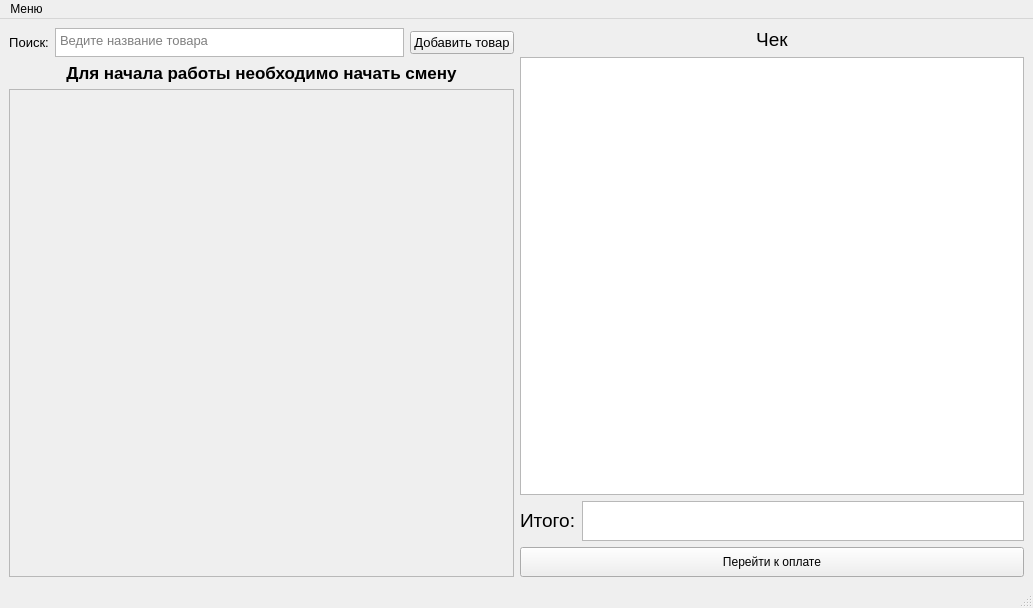
<?xml version="1.0" encoding="UTF-8"?>
<ui version="4.0">
 <class>MainWindow</class>
 <widget class="QMainWindow" name="MainWindow">
  <property name="geometry">
   <rect>
    <x>0</x>
    <y>0</y>
    <width>1033</width>
    <height>608</height>
   </rect>
  </property>
  <property name="windowTitle">
   <string>MainWindow</string>
  </property>
  <widget class="QWidget" name="centralwidget">
   <layout class="QHBoxLayout" name="horizontalLayout_3">
    <item>
     <layout class="QGridLayout" name="gridLayout_4">
      <item row="0" column="0">
       <layout class="QHBoxLayout" name="horizontalLayout_2">
        <item>
         <widget class="QLabel" name="label">
          <property name="font">
           <font>
            <pointsize>10</pointsize>
           </font>
          </property>
          <property name="text">
           <string>Поиск:</string>
          </property>
          <property name="alignment">
           <set>Qt::AlignCenter</set>
          </property>
         </widget>
        </item>
        <item>
         <widget class="QTextEdit" name="search">
          <property name="maximumSize">
           <size>
            <width>16777215</width>
            <height>29</height>
           </size>
          </property>
          <property name="font">
           <font>
            <pointsize>10</pointsize>
           </font>
          </property>
          <property name="focusPolicy">
           <enum>Qt::ClickFocus</enum>
          </property>
          <property name="toolTip">
           <string/>
          </property>
          <property name="statusTip">
           <string/>
          </property>
          <property name="whatsThis">
           <string/>
          </property>
          <property name="accessibleName">
           <string/>
          </property>
          <property name="accessibleDescription">
           <string/>
          </property>
          <property name="autoFillBackground">
           <bool>false</bool>
          </property>
          <property name="inputMethodHints">
           <set>Qt::ImhMultiLine</set>
          </property>
          <property name="verticalScrollBarPolicy">
           <enum>Qt::ScrollBarAlwaysOff</enum>
          </property>
          <property name="html">
           <string>&lt;!DOCTYPE HTML PUBLIC &quot;-//W3C//DTD HTML 4.0//EN&quot; &quot;http://www.w3.org/TR/REC-html40/strict.dtd&quot;&gt;
&lt;html&gt;&lt;head&gt;&lt;meta name=&quot;qrichtext&quot; content=&quot;1&quot; /&gt;&lt;style type=&quot;text/css&quot;&gt;
p, li { white-space: pre-wrap; }
&lt;/style&gt;&lt;/head&gt;&lt;body style=&quot; font-family:'MS Shell Dlg 2'; font-size:10pt; font-weight:400; font-style:normal;&quot;&gt;
&lt;p style=&quot;-qt-paragraph-type:empty; margin-top:0px; margin-bottom:0px; margin-left:0px; margin-right:0px; -qt-block-indent:0; text-indent:0px; font-size:8pt;&quot;&gt;&lt;br /&gt;&lt;/p&gt;&lt;/body&gt;&lt;/html&gt;</string>
          </property>
          <property name="placeholderText">
           <string>Ведите название товара</string>
          </property>
         </widget>
        </item>
        <item>
         <widget class="QPushButton" name="addItem">
          <property name="sizePolicy">
           <sizepolicy hsizetype="Minimum" vsizetype="Fixed">
            <horstretch>0</horstretch>
            <verstretch>0</verstretch>
           </sizepolicy>
          </property>
          <property name="font">
           <font>
            <pointsize>10</pointsize>
           </font>
          </property>
          <property name="text">
           <string>Добавить товар</string>
          </property>
         </widget>
        </item>
       </layout>
      </item>
      <item row="3" column="0">
       <widget class="QTableView" name="tableView">
        <property name="enabled">
         <bool>false</bool>
        </property>
        <property name="sizePolicy">
         <sizepolicy hsizetype="Expanding" vsizetype="Expanding">
          <horstretch>0</horstretch>
          <verstretch>0</verstretch>
         </sizepolicy>
        </property>
        <property name="maximumSize">
         <size>
          <width>16777215</width>
          <height>16777215</height>
         </size>
        </property>
        <property name="verticalScrollBarPolicy">
         <enum>Qt::ScrollBarAsNeeded</enum>
        </property>
        <property name="horizontalScrollBarPolicy">
         <enum>Qt::ScrollBarAlwaysOff</enum>
        </property>
        <property name="sizeAdjustPolicy">
         <enum>QAbstractScrollArea::AdjustIgnored</enum>
        </property>
       </widget>
      </item>
      <item row="1" column="0">
       <widget class="QLabel" name="shiftNeeded">
        <property name="enabled">
         <bool>true</bool>
        </property>
        <property name="sizePolicy">
         <sizepolicy hsizetype="Ignored" vsizetype="Maximum">
          <horstretch>0</horstretch>
          <verstretch>0</verstretch>
         </sizepolicy>
        </property>
        <property name="maximumSize">
         <size>
          <width>16777215</width>
          <height>21</height>
         </size>
        </property>
        <property name="font">
         <font>
          <pointsize>13</pointsize>
          <weight>75</weight>
          <bold>true</bold>
         </font>
        </property>
        <property name="text">
         <string>Для начала работы необходимо начать смену</string>
        </property>
        <property name="alignment">
         <set>Qt::AlignCenter</set>
        </property>
       </widget>
      </item>
     </layout>
    </item>
    <item>
     <layout class="QGridLayout" name="gridLayout_3">
      <property name="sizeConstraint">
       <enum>QLayout::SetNoConstraint</enum>
      </property>
      <item row="0" column="0">
       <layout class="QVBoxLayout" name="verticalLayout_2">
        <item>
         <widget class="QLabel" name="checkLabel">
          <property name="text">
           <string>&lt;html&gt;&lt;head/&gt;&lt;body&gt;&lt;p align=&quot;center&quot;&gt;&lt;span style=&quot; font-size:14pt;&quot;&gt;Чек&lt;/span&gt;&lt;/p&gt;&lt;/body&gt;&lt;/html&gt;</string>
          </property>
         </widget>
        </item>
        <item>
         <widget class="QTableWidget" name="check">
          <property name="horizontalScrollBarPolicy">
           <enum>Qt::ScrollBarAlwaysOff</enum>
          </property>
          <property name="editTriggers">
           <set>QAbstractItemView::NoEditTriggers</set>
          </property>
          <property name="selectionMode">
           <enum>QAbstractItemView::ExtendedSelection</enum>
          </property>
          <attribute name="verticalHeaderDefaultSectionSize">
           <number>30</number>
          </attribute>
         </widget>
        </item>
       </layout>
      </item>
      <item row="1" column="0">
       <layout class="QVBoxLayout" name="verticalLayout">
        <property name="sizeConstraint">
         <enum>QLayout::SetFixedSize</enum>
        </property>
        <item>
         <layout class="QHBoxLayout" name="horizontalLayout">
          <item>
           <widget class="QLabel" name="sumLabel">
            <property name="sizePolicy">
             <sizepolicy hsizetype="Preferred" vsizetype="Fixed">
              <horstretch>0</horstretch>
              <verstretch>0</verstretch>
             </sizepolicy>
            </property>
            <property name="text">
             <string>&lt;html&gt;&lt;head/&gt;&lt;body&gt;&lt;p&gt;&lt;span style=&quot; font-size:14pt;&quot;&gt;Итого:&lt;/span&gt;&lt;/p&gt;&lt;/body&gt;&lt;/html&gt;</string>
            </property>
           </widget>
          </item>
          <item>
           <widget class="QTextBrowser" name="sumText">
            <property name="sizePolicy">
             <sizepolicy hsizetype="Expanding" vsizetype="Maximum">
              <horstretch>0</horstretch>
              <verstretch>0</verstretch>
             </sizepolicy>
            </property>
            <property name="maximumSize">
             <size>
              <width>16777215</width>
              <height>40</height>
             </size>
            </property>
            <property name="font">
             <font>
              <pointsize>20</pointsize>
             </font>
            </property>
            <property name="verticalScrollBarPolicy">
             <enum>Qt::ScrollBarAlwaysOff</enum>
            </property>
            <property name="horizontalScrollBarPolicy">
             <enum>Qt::ScrollBarAsNeeded</enum>
            </property>
            <property name="html">
             <string>&lt;!DOCTYPE HTML PUBLIC &quot;-//W3C//DTD HTML 4.0//EN&quot; &quot;http://www.w3.org/TR/REC-html40/strict.dtd&quot;&gt;
&lt;html&gt;&lt;head&gt;&lt;meta name=&quot;qrichtext&quot; content=&quot;1&quot; /&gt;&lt;style type=&quot;text/css&quot;&gt;
p, li { white-space: pre-wrap; }
&lt;/style&gt;&lt;/head&gt;&lt;body style=&quot; font-family:'MS Shell Dlg 2'; font-size:20pt; font-weight:400; font-style:normal;&quot;&gt;
&lt;p style=&quot;-qt-paragraph-type:empty; margin-top:0px; margin-bottom:0px; margin-left:0px; margin-right:0px; -qt-block-indent:0; text-indent:0px; font-size:28pt;&quot;&gt;&lt;br /&gt;&lt;/p&gt;&lt;/body&gt;&lt;/html&gt;</string>
            </property>
           </widget>
          </item>
         </layout>
        </item>
        <item>
         <widget class="QPushButton" name="payButton">
          <property name="minimumSize">
           <size>
            <width>0</width>
            <height>30</height>
           </size>
          </property>
          <property name="text">
           <string>Перейти к оплате</string>
          </property>
         </widget>
        </item>
       </layout>
      </item>
     </layout>
    </item>
   </layout>
  </widget>
  <widget class="QStatusBar" name="statusbar"/>
  <widget class="QMenuBar" name="menuBar">
   <property name="geometry">
    <rect>
     <x>0</x>
     <y>0</y>
     <width>1033</width>
     <height>20</height>
    </rect>
   </property>
   <widget class="QMenu" name="menu">
    <property name="title">
     <string>Меню</string>
    </property>
    <addaction name="separator"/>
    <addaction name="separator"/>
    <addaction name="shift"/>
    <addaction name="history"/>
   </widget>
   <addaction name="menu"/>
  </widget>
  <action name="history">
   <property name="text">
    <string>История</string>
   </property>
  </action>
  <action name="shift">
   <property name="text">
    <string>Смена</string>
   </property>
  </action>
 </widget>
 <resources/>
 <connections/>
</ui>
